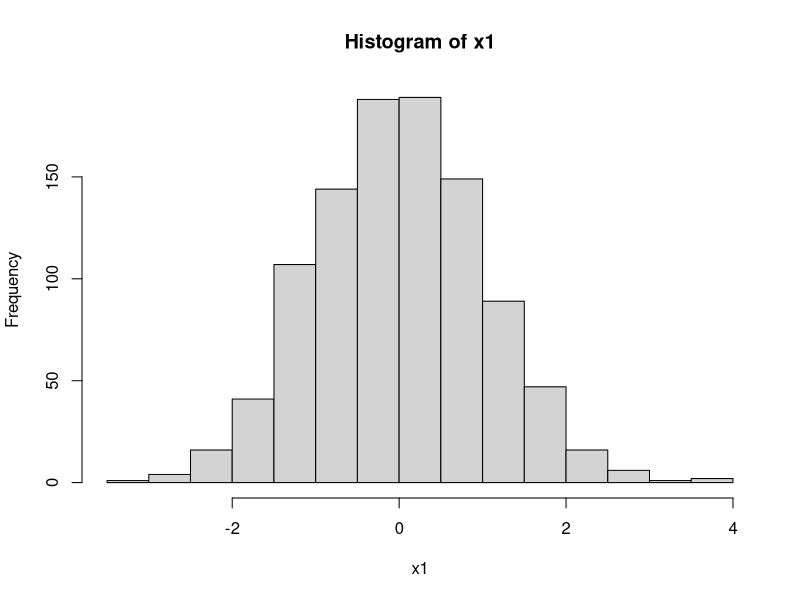
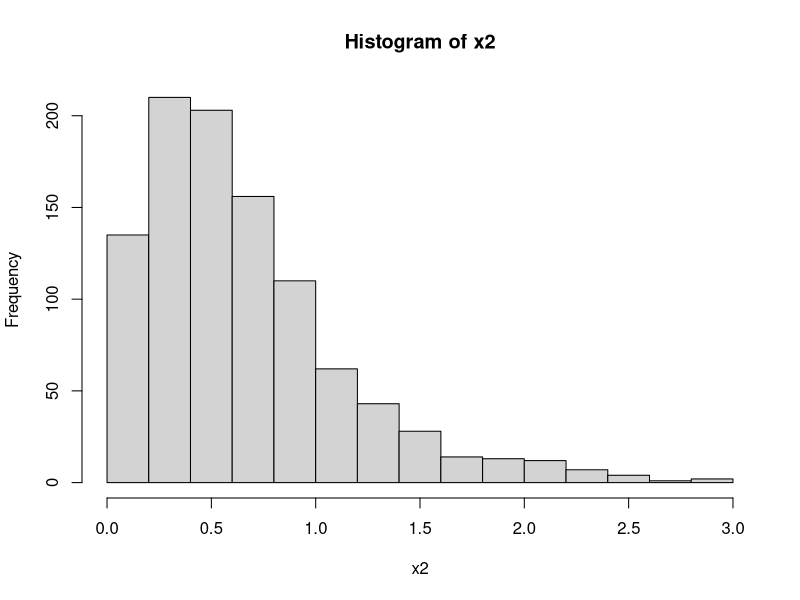
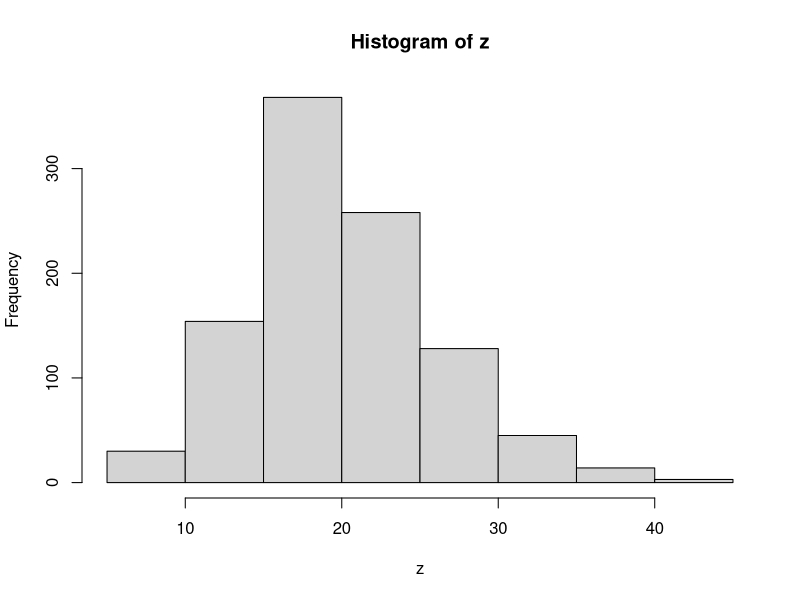
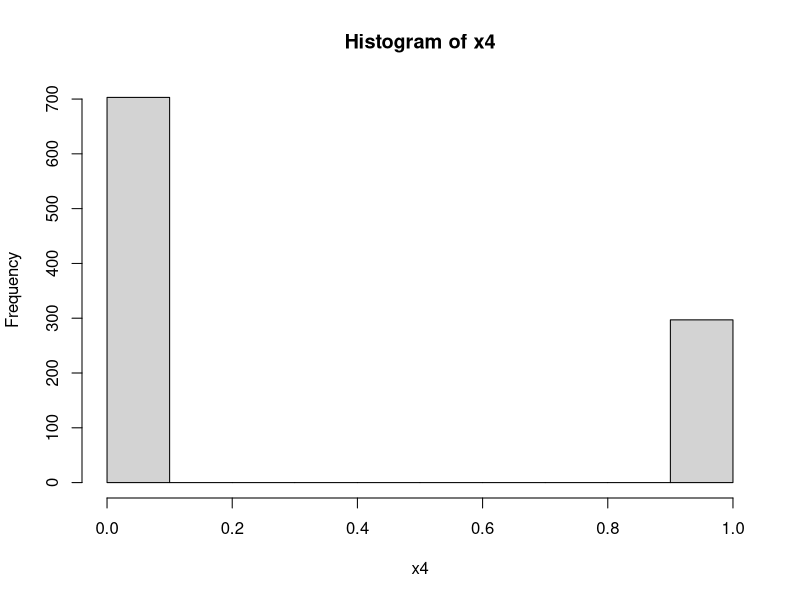
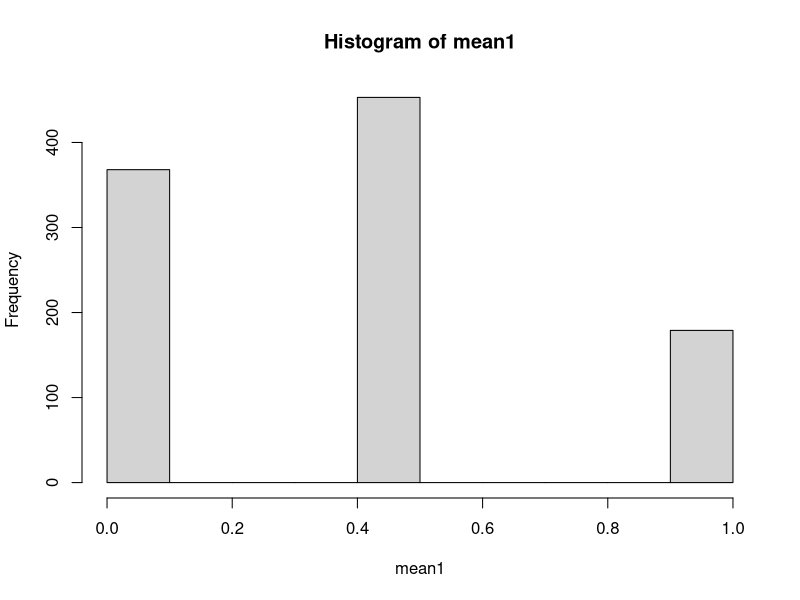
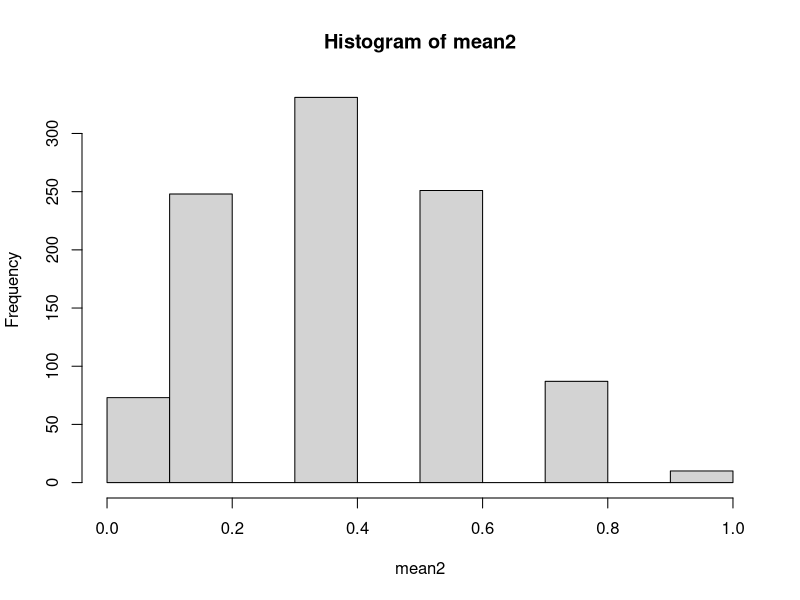
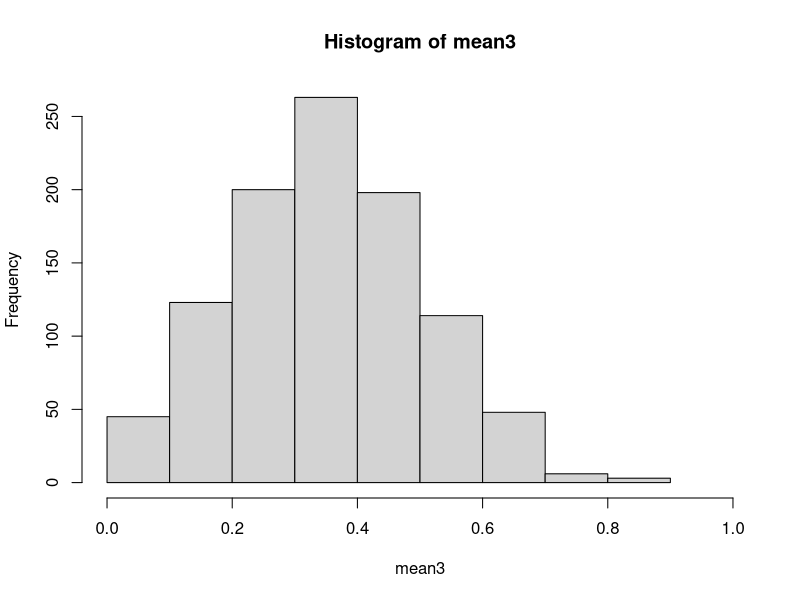
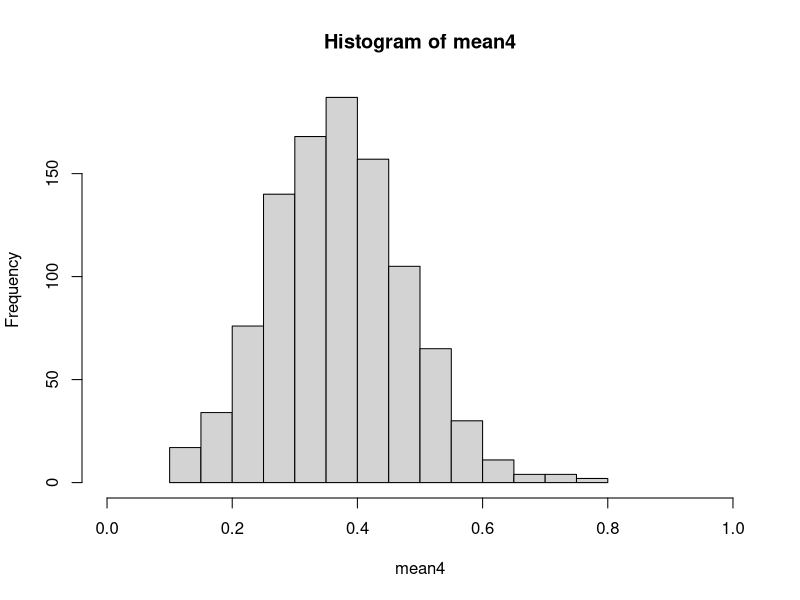

Generate these figures, in order, with R:
#R Project 9
#Name: Rida Syed
#Date: 04/12/2023



#Draw 1000 samples from the following distributions and create histograms for each. 
#Be sure to comment about each histogram.  Remember all histograms should have four items addressed.

#(a) X ∼ N (0, 1) using rnorm function:
x1<- rnorm(1000,0,1)
#mean=0, sd=1
hist(x1)
sd(x1)
summary(x1)

#Describing the distribution:
#Shape: The histogram has a uniformly normal distribution, which is symmetric.
#Center: The histogram is centered at 0.05152.
#Spread: The spread is  0.9935323
#Unusual features: There are no unusual features. 

###################################################################################


#(b) X ∼ Gamma(2, 3) using the rgamma function

x2<-rgamma(1000,2,3)
hist(x2)

sd(x2)
summary(x2)
IQR(x2) 
#outliers are found by: Lower bound = Q1 - (1.5 * (Q3-Q1))
#Upper bound = Q3 + (1.5 * (Q3-Q1))

#Describing the distribution:
#Shape: The histogram is unsymmetric and is skewed to the right or positively skewed..
#Center: The histogram is centered at 0.67443.
#Spread: The spread is  0.4901966.
#Unusual Features: There are outliers seen on the right greater than 1.881904.


###################################################################################


#(c) X+Y where X ∼ N(5,2) and Y ∼ χ2(15).  

x3<-rnorm(1000,5,2)
#mean=5, sd=2

y1<-rchisq(1000,15)

z <- x3+y1

hist(z)

sd(z)
summary(z)
IQR(z) 
#outliers are found by: Lower bound = Q1 - (1.5 * (Q3-Q1))
#Upper bound = Q3 + (1.5 * (Q3-Q1))

#Describing the distribution:
#Shape: The histogram appears to have a symmetric distribution but it is not normally distributed.
#Center: The histogram is centered at 19.664.
#Spread: The spread is  5.747184.
#Unusual Features: There are outliers seen on the right, greater than 35.03457.

###################################################################################



#(d) X ∼ Binomial(1, 0.3).

x4 <- rbinom(1000,1,0.3)
hist(x4)

sd(x4)
summary(x4)
IQR(x4) 
#outliers are found by: Lower bound = Q1 - (1.5 * (Q3-Q1))
#Upper bound = Q3 + (1.5 * (Q3-Q1))

#Describing the distribution:
#Shape: The histogram  has a bimodal appearance with two distinct peaks.
#Center: The histogram is centered at 0.315 .
#Spread: The spread is  0.4647483.
#Unusual Features: There are only two bars one at 0, and the other at 1.


###################################################################################

#(e) Calculate a mean of a vector X = (X1, X2, ..., Xn ) 1000 times, where Xi ~ Binomial(1, 0.4)
#for n = 2, 5, 10, 20, 50, 100 and create a histogram of the means. Each n should be dealt with 
#separately. For example, you draw 1000 samples of size n = 2 (you may use for() loop for that). 
#Every time a sample is drawn, you calculate its mean. Once you will end up with n means, you 
#create a histogram of those means. Then repeat for n = 5, 10, etc.  There should be 6 separate 
#histograms with comments for each.  Restrict the x-axis to stay at 0 to 1 for all plots.  
#Comment on the differences between plots as n increases.



#n <-c(2, 5, 10, 20, 50, 100)

#FOR N=2
mean1<-rep(0,1000)
for (i in 1:1000) {
  x <- rbinom(2,1,0.4)
  mean1[i]<-mean(x)

}
 
mean1

hist(mean1,xlim = c(0,1))

sd(mean1)
summary(mean1)
IQR(mean1) 


#Describing the distribution:
#Shape: The histogram  has a binomial distribution.
#Center: The histogram is centered at 0.4025 .
#Spread: The spread is 0.3454897.
#Unusual Features: There are no unusual features.


#FOR N=5
mean2<-rep(0,1000)
for (i in 1:1000) {
  x <- rbinom(5,1,0.4)
  mean2[i]<-mean(x)
  
}

mean2

hist(mean2,xlim = c(0,1))

sd(mean2)
summary(mean2)
IQR(mean2) 


#Describing the distribution:
#Shape: The histogram  has a binomial distribution.
#Center: The histogram is centered at 0.4 .
#Spread: The spread is 0.2269174.
#Unusual Features: There are no unusual features.

#FOR N=10
mean3<-rep(0,1000)
for (i in 1:1000) {
  x <- rbinom(10,1,0.4)
  mean3[i]<-mean(x)
  
}

mean3

hist(mean3,xlim = c(0,1))

sd(mean3)
summary(mean3)
IQR(mean3) 


#Describing the distribution:
#Shape: The histogram  has a symmetric binomial distribution but it is not normally distributed.
#Center: The histogram is centered at 0.4021.
#Spread: The spread is 0.1530654.
#Unusual Features: There are no unusual features.

#FOR N=20
mean4<-rep(0,1000)
for (i in 1:1000) {
  x <- rbinom(20,1,0.4)
  mean4[i]<-mean(x)
  
}

mean4

hist(mean4,xlim = c(0,1))

sd(mean4)
summary(mean4)
IQR(mean4) 


#Describing the distribution:
#Shape: The histogram  has a symmetric binomial distribution but it is not normally distributed.
#Center: The histogram is centered at 0.3978.
#Spread: The spread is  0.1096001.
#Unusual Features: There are no unusual features.

#FOR N=50
mean5<-rep(0,1000)
for (i in 1:1000) {
  x <- rbinom(50,1,0.4)
  mean5[i]<-mean(x)
  
}

mean5

hist(mean5,xlim = c(0,1))

sd(mean5)
summary(mean5)
IQR(mean5) 


#Describing the distribution:
#Shape: The histogram  has a symmetric binomial distribution but it is not normally distributed.
#Center: The histogram is centered at 0.3977.
#Spread: The spread is 0.07001502.
#Unusual Features: There are no unusual features.

#FOR N=100
mean6<-rep(0,1000)
for (i in 1:1000) {
  x <- rbinom(100,1,0.4)
  mean6[i]<-mean(x)
  
}

mean6

hist(mean6,xlim = c(0,1))

sd(mean6)
summary(mean6)
IQR(mean6) 


#Describing the distribution:
#Shape: The histogram  has a symmetric normal distribution.
#Center: The histogram is centered at 0.3992.
#Spread: The spread is  0.05021968.
#Unusual Features: There are no unusual features


#OVERALL OBSERVATION OF ALL PLOTS:

#It can be noted that as n increases:
#The shape of the histogram changes from a binomial distribution to 
#a normal distribution.
#The mean decreases; the center comes closer to the true mean.
#the standard deviation decreases; the spread decreases.
#The distribution changes from being skewed to being symmetric.


